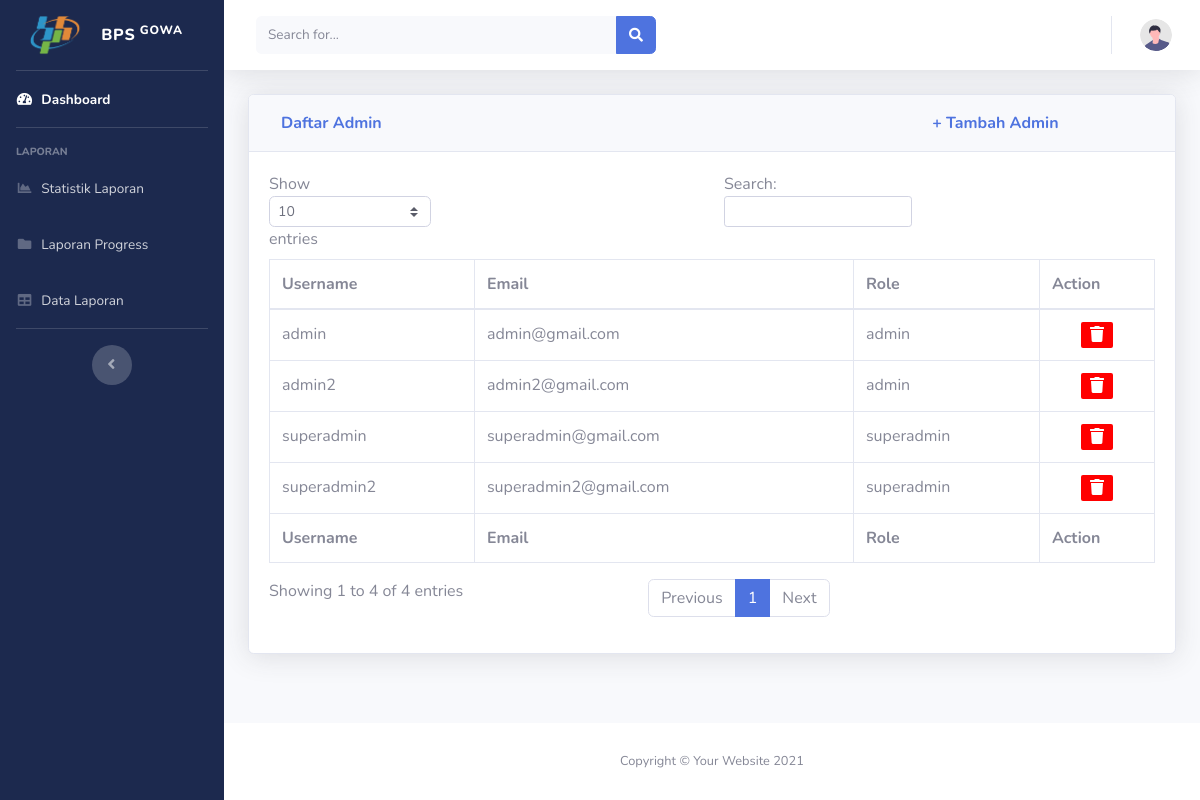
Page /superadmin/dashboard (signed in) on the committed database.
### tables this page shows
CREATE TABLE `user` (
  `id` int(10) NOT NULL,
  `username` varchar(100) NOT NULL,
  `email` varchar(100) NOT NULL,
  `password` varchar(100) NOT NULL,
  `role` varchar(100) NOT NULL
);

### superadmin/dashboard/index.php (the view, shortened to what this page needs)
<?php
include "../../config.php";
include "../includes/navbar.php";
?>
                <section class="tabel-admin">
                    <div class="container-fluid">
                        <div class="card shadow mb-4">
                            <div class="card-header py-3">
                                <div class="col-md judul">
                                    <h6 class="m-0 font-weight-bold text-primary">Daftar Admin</h6>
                                </div>
                                <div class="col-md judul">
                                    <a href="create.php"><h6 class="m-0 font-weight-bold text-primary text-right">+ Tambah Admin</h6></a>
                                </div>
                            </div>
                            <div class="card-body">
                                <div class="table-responsive">
                                    <table class="table table-bordered" id="dataTable" width="100%" cellspacing="0">
                                        <thead>
                                            <tr>
                                                <th>Username</th>
                                                <th>Email</th>
                                                <th>Role</th>
                                                <th>Action</th>
                                            </tr>
                                        </thead>
                                        <tfoot>
                                            <tr>
                                                <th>Username</th>
                                                <th>Email</th>
                                                <th>Role</th>
                                                <th>Action</th>
                                            </tr>
                                        </tfoot>
                                        <tbody>
                                            <?php
                                                $query = "SELECT * FROM user ORDER BY id ASC";
                                                $result = mysqli_query($conn, $query);
                                                while ($row = mysqli_fetch_assoc($result)) {
                                            ?>
                                            <tr>
                                                <td><?php echo $row['username']; ?></td>
                                                <td><?php echo $row['email']; ?></td>
                                                <td><?php echo $row['role']; ?></td>
                                                <td class="btn-index">
                                                    <form method="POST">
                                                    <button class="ikon_delete" type="submit" name="submit_delete" value="<?= $row['id'] ?>" onclick="return confirm('Anda yakin ingin hapus data ini?')">
                                                        <i class="fas fa-fw fa-solid fa-trash"></i>
                                                    </button>
                                                    </form>
                                                </td>
                                            </tr>
                                            <?php
                                            }
                                            ?>
                                        </tbody>
                                    </table>
                                </div>
                            </div>
                        </div>
                    </div>
                </section>
            </div>
<?php
    include "../includes/footer.php";
?>

### superadmin/includes/navbar.php (shortened to what this page needs)
<!DOCTYPE html>
<html lang="en">
<head>
    <link href="../vendor/fontawesome-free/css/all.min.css" rel="stylesheet" type="text/css">
    <link href="../css/sb-admin-2.css" rel="stylesheet">
</head>
<body id="page-top">
    <div id="wrapper">
    <section class="bagian-sidebar">
        <ul class="navbar-nav sidebar sidebar-dark accordion" id="accordionSidebar">
            <a class="sidebar-brand d-flex align-items-center justify-content-center" href="#">
                <div class="sidebar-brand-icon">
                    <img class="logo-bps-admin" src="../img/logo.png" alt="">
                </div>
                <div class="sidebar-brand-text mx-3">BPS<sup> Gowa</sup></div>
            </a>
            <hr class="sidebar-divider my-0">
            <li class="nav-item active">
                <a class="nav-link" href="../dashboard/index.php">
                    <i class="fas fa-fw fa-tachometer-alt"></i>
                    <span>Dashboard</span></a>
            </li>
            <hr class="sidebar-divider">
            <div class="sidebar-heading">
                Laporan
            </div>
            <li class="nav-item">
                <a class="nav-link" href="../statistik-laporan">
                    <i class="fas fa-fw fa-chart-area"></i>
                    <span>Statistik Laporan</span></a>
            </li>
            <li class="nav-item">
                <a class="nav-link" href="../laporan-harian">
                    <i class="fas fa-fw fa-folder"></i>
                    <span>Laporan Progress</span></a>
            </li>
            <li class="nav-item">
                <a class="nav-link" href="../data-laporan">
                    <i class="fas fa-fw fa-table"></i>
                    <span>Data Laporan</span></a>
            </li>
            <hr class="sidebar-divider d-none d-md-block">
            <div class="text-center d-none d-md-inline">
                <button class="rounded-circle border-0" id="sidebarToggle"></button>
            </div>
        </ul>
    </section>
        <div id="content-wrapper" class="d-flex flex-column">
            <div id="content">
                <nav class="navbar navbar-expand navbar-light bg-white topbar mb-4 static-top shadow">
                    <form
                        class="d-none d-sm-inline-block form-inline mr-auto ml-md-3 my-2 my-md-0 mw-100 navbar-search">
                        <div class="input-group">
                            <input type="text" class="form-control bg-light border-0 small" placeholder="Search for..."
                                aria-label="Search" aria-describedby="basic-addon2">
                            <div class="input-group-append">
                                <button class="btn btn-primary" type="button">
                                    <i class="fas fa-search fa-sm"></i>
                                </button>
                            </div>
                        </div>
                    </form>
                    <ul class="navbar-nav ml-auto">
                        <li class="nav-item dropdown no-arrow">
                            <a class="nav-link dropdown-toggle" href="#" id="userDropdown" role="button"
                                data-toggle="dropdown" aria-haspopup="true" aria-expanded="false">
                                <img class="img-profile rounded-circle"
                                    src="../img/undraw_profile.svg">
                            </a>
                        </li>
                    </ul>
                </nav>

### superadmin/includes/footer.php (shortened to what this page needs)
 <section class="footer">
     <footer class="sticky-footer bg-white">
         <div class="container my-auto">
             <div class="copyright text-center my-auto">
                 <span>Copyright &copy; Your Website 2021</span>
             </div>
         </div>
     </footer>
 </section>
        </div>
    </div>
</body>
</html>

### rows in the picture
user: username "superadmin2", email "superadmin2@gmail.com", role "superadmin", $row['id'] 7 (drawn)
user: username "admin2", email "admin2@gmail.com", role "admin", $row['id'] 9 (drawn)
user: username "superadmin", email "superadmin@gmail.com", role "superadmin", $row['id'] 10 (drawn)
user: username "admin", email "admin@gmail.com", role "admin", $row['id'] 11 (drawn)
